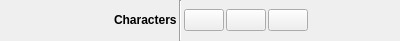
<?xml version="1.0" encoding="UTF-8"?>
<ui version="4.0">
 <class>CharactersTitle</class>
 <widget class="QWidget" name="CharactersTitle">
  <property name="geometry">
   <rect>
    <x>0</x>
    <y>0</y>
    <width>400</width>
    <height>41</height>
   </rect>
  </property>
  <property name="sizePolicy">
   <sizepolicy hsizetype="Preferred" vsizetype="Maximum">
    <horstretch>0</horstretch>
    <verstretch>0</verstretch>
   </sizepolicy>
  </property>
  <property name="windowTitle">
   <string>Form</string>
  </property>
  <layout class="QHBoxLayout" name="horizontalLayout">
   <property name="spacing">
    <number>2</number>
   </property>
   <property name="leftMargin">
    <number>0</number>
   </property>
   <property name="topMargin">
    <number>0</number>
   </property>
   <property name="rightMargin">
    <number>0</number>
   </property>
   <property name="bottomMargin">
    <number>0</number>
   </property>
   <item>
    <spacer name="horizontalSpacer">
     <property name="orientation">
      <enum>Qt::Horizontal</enum>
     </property>
     <property name="sizeHint" stdset="0">
      <size>
       <width>40</width>
       <height>10</height>
      </size>
     </property>
    </spacer>
   </item>
   <item>
    <widget class="QToolButton" name="btnCharacter">
     <property name="styleSheet">
      <string notr="true">border: 0px;</string>
     </property>
     <property name="text">
      <string/>
     </property>
    </widget>
   </item>
   <item>
    <widget class="QLabel" name="lblTitle">
     <property name="sizePolicy">
      <sizepolicy hsizetype="Preferred" vsizetype="Maximum">
       <horstretch>0</horstretch>
       <verstretch>0</verstretch>
      </sizepolicy>
     </property>
     <property name="font">
      <font>
       <weight>75</weight>
       <bold>true</bold>
       <strikeout>false</strikeout>
      </font>
     </property>
     <property name="text">
      <string>Characters</string>
     </property>
    </widget>
   </item>
   <item>
    <widget class="Line" name="line_2">
     <property name="orientation">
      <enum>Qt::Vertical</enum>
     </property>
    </widget>
   </item>
   <item>
    <widget class="MajorRoleIcon" name="btnMajor">
     <property name="toolTip">
      <string>Major characters</string>
     </property>
    </widget>
   </item>
   <item>
    <widget class="SecondaryRoleIcon" name="btnSecondary">
     <property name="toolTip">
      <string>Secondary characters</string>
     </property>
    </widget>
   </item>
   <item>
    <widget class="MinorRoleIcon" name="btnMinor">
     <property name="toolTip">
      <string>Tertiary characters</string>
     </property>
    </widget>
   </item>
   <item>
    <spacer name="horizontalSpacer_2">
     <property name="orientation">
      <enum>Qt::Horizontal</enum>
     </property>
     <property name="sizeHint" stdset="0">
      <size>
       <width>40</width>
       <height>10</height>
      </size>
     </property>
    </spacer>
   </item>
  </layout>
 </widget>
 <customwidgets>
  <customwidget>
   <class>MajorRoleIcon</class>
   <extends>QPushButton</extends>
   <header>src.main.python.plotlyst.view.widget.display</header>
  </customwidget>
  <customwidget>
   <class>SecondaryRoleIcon</class>
   <extends>QPushButton</extends>
   <header>src.main.python.plotlyst.view.widget.display</header>
  </customwidget>
  <customwidget>
   <class>MinorRoleIcon</class>
   <extends>QPushButton</extends>
   <header>src.main.python.plotlyst.view.widget.display</header>
  </customwidget>
 </customwidgets>
 <resources/>
 <connections/>
</ui>
